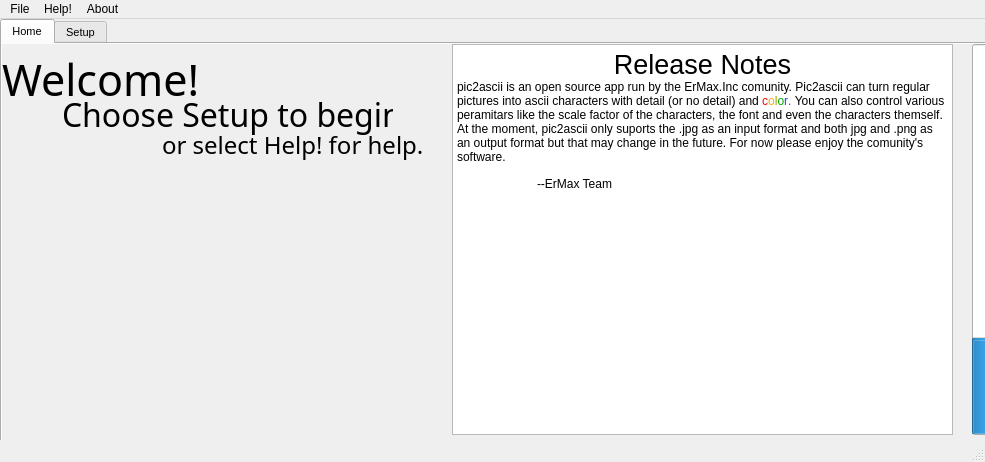
<?xml version="1.0" encoding="UTF-8"?>
<ui version="4.0">
 <class>MainWindow</class>
 <widget class="QMainWindow" name="MainWindow">
  <property name="windowModality">
   <enum>Qt::NonModal</enum>
  </property>
  <property name="enabled">
   <bool>true</bool>
  </property>
  <property name="geometry">
   <rect>
    <x>0</x>
    <y>0</y>
    <width>985</width>
    <height>462</height>
   </rect>
  </property>
  <property name="sizePolicy">
   <sizepolicy hsizetype="Preferred" vsizetype="Preferred">
    <horstretch>0</horstretch>
    <verstretch>0</verstretch>
   </sizepolicy>
  </property>
  <property name="minimumSize">
   <size>
    <width>985</width>
    <height>462</height>
   </size>
  </property>
  <property name="maximumSize">
   <size>
    <width>985</width>
    <height>462</height>
   </size>
  </property>
  <property name="cursor">
   <cursorShape>ArrowCursor</cursorShape>
  </property>
  <property name="mouseTracking">
   <bool>false</bool>
  </property>
  <property name="windowTitle">
   <string>ErMax.Inc-Pic2Ascii</string>
  </property>
  <property name="windowOpacity">
   <double>1.000000000000000</double>
  </property>
  <property name="iconSize">
   <size>
    <width>24</width>
    <height>24</height>
   </size>
  </property>
  <property name="toolButtonStyle">
   <enum>Qt::ToolButtonIconOnly</enum>
  </property>
  <property name="animated">
   <bool>false</bool>
  </property>
  <property name="tabShape">
   <enum>QTabWidget::Rounded</enum>
  </property>
  <property name="dockNestingEnabled">
   <bool>false</bool>
  </property>
  <property name="dockOptions">
   <set>QMainWindow::AllowTabbedDocks</set>
  </property>
  <widget class="QWidget" name="widgetMain">
   <widget class="QTabWidget" name="tabWidget">
    <property name="enabled">
     <bool>true</bool>
    </property>
    <property name="geometry">
     <rect>
      <x>0</x>
      <y>0</y>
      <width>987</width>
      <height>423</height>
     </rect>
    </property>
    <property name="font">
     <font>
      <family>Arial</family>
      <pointsize>8</pointsize>
      <weight>50</weight>
      <bold>false</bold>
      <stylestrategy>PreferAntialias</stylestrategy>
     </font>
    </property>
    <property name="focusPolicy">
     <enum>Qt::ClickFocus</enum>
    </property>
    <property name="statusTip">
     <string/>
    </property>
    <property name="tabPosition">
     <enum>QTabWidget::North</enum>
    </property>
    <property name="tabShape">
     <enum>QTabWidget::Rounded</enum>
    </property>
    <property name="currentIndex">
     <number>0</number>
    </property>
    <property name="iconSize">
     <size>
      <width>16</width>
      <height>16</height>
     </size>
    </property>
    <property name="elideMode">
     <enum>Qt::ElideNone</enum>
    </property>
    <property name="documentMode">
     <bool>false</bool>
    </property>
    <property name="tabsClosable">
     <bool>false</bool>
    </property>
    <property name="movable">
     <bool>true</bool>
    </property>
    <property name="tabBarAutoHide">
     <bool>false</bool>
    </property>
    <widget class="QWidget" name="tabHome">
     <property name="font">
      <font>
       <family>Arial</family>
       <pointsize>8</pointsize>
       <weight>50</weight>
       <bold>false</bold>
       <stylestrategy>PreferAntialias</stylestrategy>
      </font>
     </property>
     <property name="autoFillBackground">
      <bool>true</bool>
     </property>
     <attribute name="title">
      <string>Home</string>
     </attribute>
     <attribute name="toolTip">
      <string>This is the Home Tab</string>
     </attribute>
     <widget class="QLabel" name="label">
      <property name="geometry">
       <rect>
        <x>0</x>
        <y>0</y>
        <width>211</width>
        <height>71</height>
       </rect>
      </property>
      <property name="font">
       <font>
        <family>Yu Gothic UI Semilight</family>
        <pointsize>32</pointsize>
        <weight>50</weight>
        <bold>false</bold>
        <stylestrategy>PreferAntialias</stylestrategy>
       </font>
      </property>
      <property name="text">
       <string>Welcome!</string>
      </property>
     </widget>
     <widget class="QLabel" name="label_2">
      <property name="geometry">
       <rect>
        <x>60</x>
        <y>50</y>
        <width>331</width>
        <height>41</height>
       </rect>
      </property>
      <property name="font">
       <font>
        <family>Yu Gothic UI Light</family>
        <pointsize>24</pointsize>
        <weight>50</weight>
        <bold>false</bold>
        <stylestrategy>PreferAntialias</stylestrategy>
       </font>
      </property>
      <property name="text">
       <string>Choose Setup to begin,</string>
      </property>
      <property name="openExternalLinks">
       <bool>false</bool>
      </property>
     </widget>
     <widget class="QLabel" name="label_3">
      <property name="geometry">
       <rect>
        <x>160</x>
        <y>80</y>
        <width>261</width>
        <height>41</height>
       </rect>
      </property>
      <property name="font">
       <font>
        <family>Yu Gothic UI Light</family>
        <pointsize>18</pointsize>
        <weight>50</weight>
        <bold>false</bold>
        <stylestrategy>PreferAntialias</stylestrategy>
       </font>
      </property>
      <property name="text">
       <string>or select Help! for help.</string>
      </property>
     </widget>
     <widget class="QTextEdit" name="textEdit">
      <property name="enabled">
       <bool>true</bool>
      </property>
      <property name="geometry">
       <rect>
        <x>450</x>
        <y>0</y>
        <width>501</width>
        <height>391</height>
       </rect>
      </property>
      <property name="font">
       <font>
        <family>Yu Gothic UI</family>
        <pointsize>8</pointsize>
        <weight>50</weight>
        <bold>false</bold>
        <stylestrategy>PreferAntialias</stylestrategy>
       </font>
      </property>
      <property name="cursor" stdset="0">
       <cursorShape>ArrowCursor</cursorShape>
      </property>
      <property name="mouseTracking">
       <bool>false</bool>
      </property>
      <property name="toolTip">
       <string/>
      </property>
      <property name="toolTipDuration">
       <number>-1</number>
      </property>
      <property name="autoFillBackground">
       <bool>false</bool>
      </property>
      <property name="styleSheet">
       <string notr="true"/>
      </property>
      <property name="documentTitle">
       <string/>
      </property>
      <property name="undoRedoEnabled">
       <bool>false</bool>
      </property>
      <property name="readOnly">
       <bool>true</bool>
      </property>
      <property name="html">
       <string>&lt;!DOCTYPE HTML PUBLIC &quot;-//W3C//DTD HTML 4.0//EN&quot; &quot;http://www.w3.org/TR/REC-html40/strict.dtd&quot;&gt;
&lt;html&gt;&lt;head&gt;&lt;meta name=&quot;qrichtext&quot; content=&quot;1&quot; /&gt;&lt;style type=&quot;text/css&quot;&gt;
p, li { white-space: pre-wrap; }
&lt;/style&gt;&lt;/head&gt;&lt;body style=&quot; font-family:'Yu Gothic UI','Arial','Arial'; font-size:8pt; font-weight:400; font-style:normal;&quot;&gt;
&lt;p align=&quot;center&quot; style=&quot; margin-top:0px; margin-bottom:0px; margin-left:0px; margin-right:0px; -qt-block-indent:0; text-indent:0px;&quot;&gt;&lt;span style=&quot; font-family:'MS Shell Dlg 2'; font-size:20pt;&quot;&gt;Release Notes&lt;/span&gt;&lt;/p&gt;
&lt;p style=&quot; margin-top:0px; margin-bottom:0px; margin-left:0px; margin-right:0px; -qt-block-indent:0; text-indent:0px;&quot;&gt;&lt;span style=&quot; font-family:'MS Shell Dlg 2'; font-size:9pt;&quot;&gt;pic2ascii is an open source app run by the ErMax.Inc comunity. Pic2ascii can turn regular pictures into ascii characters with detail (or no detail) and &lt;/span&gt;&lt;span style=&quot; font-family:'MS Shell Dlg 2'; font-size:9pt; color:#ff0000;&quot;&gt;c&lt;/span&gt;&lt;span style=&quot; font-family:'MS Shell Dlg 2'; font-size:9pt; color:#ffaa00;&quot;&gt;o&lt;/span&gt;&lt;span style=&quot; font-family:'MS Shell Dlg 2'; font-size:9pt; color:#a2a200;&quot;&gt;l&lt;/span&gt;&lt;span style=&quot; font-family:'MS Shell Dlg 2'; font-size:9pt; color:#00aa00;&quot;&gt;o&lt;/span&gt;&lt;span style=&quot; font-family:'MS Shell Dlg 2'; font-size:9pt; color:#0055ff;&quot;&gt;r&lt;/span&gt;&lt;span style=&quot; font-family:'MS Shell Dlg 2'; font-size:9pt; color:#aa00ff;&quot;&gt;. &lt;/span&gt;&lt;span style=&quot; font-family:'MS Shell Dlg 2'; font-size:9pt; color:#000000;&quot;&gt;You can also control various peramitars like the scale factor of the characters, the font and even the characters themself. At the moment, pic2ascii only suports the .jpg as an input format and both jpg and .png as an output format but that may change in the future. For now please enjoy the comunity's software.&lt;/span&gt;&lt;/p&gt;
&lt;p style=&quot;-qt-paragraph-type:empty; margin-top:0px; margin-bottom:0px; margin-left:0px; margin-right:0px; -qt-block-indent:0; text-indent:0px; font-family:'Yu Gothic UI'; font-size:8.25pt;&quot;&gt;&lt;br /&gt;&lt;/p&gt;
&lt;p style=&quot; margin-top:0px; margin-bottom:0px; margin-left:0px; margin-right:0px; -qt-block-indent:0; text-indent:0px;&quot;&gt;&lt;span style=&quot; font-family:'MS Shell Dlg 2'; font-size:9pt; color:#000000;&quot;&gt;	--ErMax Team&lt;/span&gt;&lt;/p&gt;&lt;/body&gt;&lt;/html&gt;</string>
      </property>
      <property name="acceptRichText">
       <bool>true</bool>
      </property>
     </widget>
     <widget class="QProgressBar" name="progressBar_2">
      <property name="geometry">
       <rect>
        <x>970</x>
        <y>0</y>
        <width>16</width>
        <height>391</height>
       </rect>
      </property>
      <property name="value">
       <number>24</number>
      </property>
      <property name="textVisible">
       <bool>false</bool>
      </property>
      <property name="orientation">
       <enum>Qt::Vertical</enum>
      </property>
      <property name="invertedAppearance">
       <bool>false</bool>
      </property>
      <property name="textDirection">
       <enum>QProgressBar::TopToBottom</enum>
      </property>
     </widget>
    </widget>
    <widget class="QWidget" name="tabSetup">
     <property name="autoFillBackground">
      <bool>false</bool>
     </property>
     <attribute name="title">
      <string>Setup</string>
     </attribute>
     <attribute name="toolTip">
      <string>This is where you setup the source and ouput</string>
     </attribute>
     <widget class="QLabel" name="labelinDesk">
      <property name="geometry">
       <rect>
        <x>10</x>
        <y>10</y>
        <width>181</width>
        <height>20</height>
       </rect>
      </property>
      <property name="font">
       <font>
        <family>Arial</family>
        <pointsize>10</pointsize>
        <weight>50</weight>
        <bold>false</bold>
        <stylestrategy>PreferAntialias</stylestrategy>
       </font>
      </property>
      <property name="text">
       <string>Input Image/Image Sequence:</string>
      </property>
     </widget>
     <widget class="QLineEdit" name="lineEditInDir">
      <property name="enabled">
       <bool>true</bool>
      </property>
      <property name="geometry">
       <rect>
        <x>260</x>
        <y>10</y>
        <width>481</width>
        <height>20</height>
       </rect>
      </property>
      <property name="font">
       <font>
        <family>Arial</family>
        <pointsize>8</pointsize>
        <weight>50</weight>
        <bold>false</bold>
        <stylestrategy>PreferAntialias</stylestrategy>
        <kerning>true</kerning>
       </font>
      </property>
      <property name="cursor">
       <cursorShape>IBeamCursor</cursorShape>
      </property>
      <property name="mouseTracking">
       <bool>false</bool>
      </property>
      <property name="text">
       <string>t</string>
      </property>
      <property name="frame">
       <bool>true</bool>
      </property>
      <property name="readOnly">
       <bool>true</bool>
      </property>
      <property name="clearButtonEnabled">
       <bool>false</bool>
      </property>
     </widget>
     <widget class="QPushButton" name="pushButtonImageIn">
      <property name="geometry">
       <rect>
        <x>750</x>
        <y>10</y>
        <width>211</width>
        <height>23</height>
       </rect>
      </property>
      <property name="text">
       <string>Browse (Image/Image Sequance)</string>
      </property>
     </widget>
     <widget class="QLabel" name="labelOutDesk">
      <property name="geometry">
       <rect>
        <x>10</x>
        <y>45</y>
        <width>231</width>
        <height>20</height>
       </rect>
      </property>
      <property name="font">
       <font>
        <family>Arial</family>
        <pointsize>10</pointsize>
        <weight>50</weight>
        <bold>false</bold>
        <stylestrategy>PreferAntialias</stylestrategy>
       </font>
      </property>
      <property name="text">
       <string>Output Folder Image/Image Sequence:</string>
      </property>
     </widget>
     <widget class="QLineEdit" name="lineEditOutDir">
      <property name="geometry">
       <rect>
        <x>260</x>
        <y>45</y>
        <width>481</width>
        <height>20</height>
       </rect>
      </property>
      <property name="font">
       <font>
        <family>Arial</family>
        <pointsize>8</pointsize>
        <weight>50</weight>
        <bold>false</bold>
        <stylestrategy>PreferAntialias</stylestrategy>
       </font>
      </property>
      <property name="text">
       <string>t</string>
      </property>
      <property name="readOnly">
       <bool>true</bool>
      </property>
     </widget>
     <widget class="QPushButton" name="pushButtonFolderOut">
      <property name="geometry">
       <rect>
        <x>750</x>
        <y>45</y>
        <width>211</width>
        <height>23</height>
       </rect>
      </property>
      <property name="font">
       <font>
        <family>Arial</family>
        <pointsize>8</pointsize>
        <weight>50</weight>
        <bold>false</bold>
        <stylestrategy>PreferAntialias</stylestrategy>
       </font>
      </property>
      <property name="text">
       <string>Browse (Folder)</string>
      </property>
     </widget>
     <widget class="QLabel" name="labelFormatOut">
      <property name="geometry">
       <rect>
        <x>10</x>
        <y>80</y>
        <width>211</width>
        <height>20</height>
       </rect>
      </property>
      <property name="font">
       <font>
        <family>Arial</family>
        <pointsize>10</pointsize>
        <weight>50</weight>
        <bold>false</bold>
        <stylestrategy>PreferAntialias</stylestrategy>
       </font>
      </property>
      <property name="text">
       <string>Output Image Formats (Supported):</string>
      </property>
     </widget>
     <widget class="QComboBox" name="comboBoxFormatOut">
      <property name="geometry">
       <rect>
        <x>230</x>
        <y>80</y>
        <width>111</width>
        <height>22</height>
       </rect>
      </property>
      <item>
       <property name="text">
        <string>PNG (Default)</string>
       </property>
      </item>
      <item>
       <property name="text">
        <string>JPG</string>
       </property>
      </item>
     </widget>
     <widget class="QProgressBar" name="progressBar">
      <property name="geometry">
       <rect>
        <x>10</x>
        <y>360</y>
        <width>961</width>
        <height>21</height>
       </rect>
      </property>
      <property name="styleSheet">
       <string notr="true"/>
      </property>
      <property name="value">
       <number>24</number>
      </property>
      <property name="textVisible">
       <bool>true</bool>
      </property>
      <property name="orientation">
       <enum>Qt::Horizontal</enum>
      </property>
      <property name="textDirection">
       <enum>QProgressBar::TopToBottom</enum>
      </property>
      <property name="format">
       <string>%p% ((var) Pictures)</string>
      </property>
     </widget>
     <widget class="QPushButton" name="stop">
      <property name="geometry">
       <rect>
        <x>10</x>
        <y>310</y>
        <width>111</width>
        <height>31</height>
       </rect>
      </property>
      <property name="text">
       <string>Stop</string>
      </property>
     </widget>
     <widget class="QPushButton" name="start">
      <property name="geometry">
       <rect>
        <x>140</x>
        <y>310</y>
        <width>111</width>
        <height>31</height>
       </rect>
      </property>
      <property name="text">
       <string>Start</string>
      </property>
     </widget>
     <widget class="QComboBox" name="whatToDo">
      <property name="geometry">
       <rect>
        <x>10</x>
        <y>281</y>
        <width>241</width>
        <height>21</height>
       </rect>
      </property>
      <item>
       <property name="text">
        <string>Do nothing when finished (default)</string>
       </property>
      </item>
      <item>
       <property name="text">
        <string>Close window when finished</string>
       </property>
      </item>
      <item>
       <property name="text">
        <string>Shutdown the PC (Windows only) because you are insane</string>
       </property>
      </item>
     </widget>
     <widget class="QDial" name="spinDialScaleFactor">
      <property name="geometry">
       <rect>
        <x>665</x>
        <y>205</y>
        <width>156</width>
        <height>106</height>
       </rect>
      </property>
      <property name="font">
       <font>
        <family>Arial</family>
        <pointsize>8</pointsize>
        <weight>50</weight>
        <bold>false</bold>
        <strikeout>false</strikeout>
        <stylestrategy>PreferAntialias</stylestrategy>
       </font>
      </property>
      <property name="cursor">
       <cursorShape>CrossCursor</cursorShape>
      </property>
      <property name="styleSheet">
       <string notr="true"/>
      </property>
      <property name="maximum">
       <number>100</number>
      </property>
      <property name="pageStep">
       <number>10</number>
      </property>
      <property name="orientation">
       <enum>Qt::Horizontal</enum>
      </property>
      <property name="invertedAppearance">
       <bool>false</bool>
      </property>
      <property name="notchTarget">
       <double>6.000000000000000</double>
      </property>
      <property name="notchesVisible">
       <bool>true</bool>
      </property>
     </widget>
     <widget class="QLineEdit" name="lineEditSF">
      <property name="geometry">
       <rect>
        <x>840</x>
        <y>250</y>
        <width>51</width>
        <height>26</height>
       </rect>
      </property>
      <property name="font">
       <font>
        <family>Tahoma</family>
        <pointsize>9</pointsize>
        <weight>50</weight>
        <bold>false</bold>
        <stylestrategy>PreferAntialias</stylestrategy>
       </font>
      </property>
      <property name="text">
       <string>DisValDef (.05)</string>
      </property>
      <property name="readOnly">
       <bool>false</bool>
      </property>
     </widget>
     <widget class="QLabel" name="labelSF">
      <property name="geometry">
       <rect>
        <x>685</x>
        <y>310</y>
        <width>231</width>
        <height>41</height>
       </rect>
      </property>
      <property name="font">
       <font>
        <family>Yu Gothic UI Semilight</family>
        <pointsize>13</pointsize>
        <weight>50</weight>
        <bold>false</bold>
        <strikeout>false</strikeout>
        <stylestrategy>PreferAntialias</stylestrategy>
       </font>
      </property>
      <property name="text">
       <string>ASCII Character Scale Factor</string>
      </property>
      <property name="alignment">
       <set>Qt::AlignCenter</set>
      </property>
     </widget>
     <widget class="Line" name="line">
      <property name="geometry">
       <rect>
        <x>5</x>
        <y>100</y>
        <width>971</width>
        <height>20</height>
       </rect>
      </property>
      <property name="orientation">
       <enum>Qt::Horizontal</enum>
      </property>
     </widget>
     <widget class="QLineEdit" name="lineEditFont">
      <property name="geometry">
       <rect>
        <x>670</x>
        <y>160</y>
        <width>186</width>
        <height>20</height>
       </rect>
      </property>
      <property name="text">
       <string/>
      </property>
      <property name="readOnly">
       <bool>true</bool>
      </property>
     </widget>
     <widget class="QPushButton" name="pushButtonFontIn">
      <property name="geometry">
       <rect>
        <x>860</x>
        <y>160</y>
        <width>116</width>
        <height>23</height>
       </rect>
      </property>
      <property name="text">
       <string>Browse Font File (tiff)</string>
      </property>
     </widget>
     <widget class="QLabel" name="Fontlabel">
      <property name="geometry">
       <rect>
        <x>605</x>
        <y>160</y>
        <width>61</width>
        <height>21</height>
       </rect>
      </property>
      <property name="font">
       <font>
        <family>Lucida Handwriting</family>
        <pointsize>14</pointsize>
        <weight>50</weight>
        <italic>false</italic>
        <bold>false</bold>
        <stylestrategy>PreferAntialias</stylestrategy>
       </font>
      </property>
      <property name="text">
       <string>Font:</string>
      </property>
      <property name="alignment">
       <set>Qt::AlignCenter</set>
      </property>
     </widget>
     <widget class="QLineEdit" name="lineEditFrameImage">
      <property name="geometry">
       <rect>
        <x>270</x>
        <y>115</y>
        <width>331</width>
        <height>236</height>
       </rect>
      </property>
      <property name="styleSheet">
       <string notr="true"/>
      </property>
      <property name="frame">
       <bool>true</bool>
      </property>
      <property name="echoMode">
       <enum>QLineEdit::Normal</enum>
      </property>
      <property name="readOnly">
       <bool>true</bool>
      </property>
     </widget>
     <widget class="QLabel" name="labelimage">
      <property name="geometry">
       <rect>
        <x>385</x>
        <y>115</y>
        <width>96</width>
        <height>26</height>
       </rect>
      </property>
      <property name="font">
       <font>
        <family>Arial</family>
        <pointsize>10</pointsize>
        <weight>50</weight>
        <bold>false</bold>
        <stylestrategy>PreferAntialias</stylestrategy>
       </font>
      </property>
      <property name="styleSheet">
       <string notr="true"/>
      </property>
      <property name="text">
       <string>Final Image:</string>
      </property>
      <property name="alignment">
       <set>Qt::AlignCenter</set>
      </property>
     </widget>
     <widget class="QLabel" name="ImageDisplay">
      <property name="geometry">
       <rect>
        <x>275</x>
        <y>145</y>
        <width>321</width>
        <height>201</height>
       </rect>
      </property>
      <property name="text">
       <string/>
      </property>
      <property name="pixmap">
       <pixmap>ErMax Plain.png</pixmap>
      </property>
      <property name="scaledContents">
       <bool>true</bool>
      </property>
     </widget>
     <widget class="QLabel" name="labelAdvanced">
      <property name="geometry">
       <rect>
        <x>665</x>
        <y>115</y>
        <width>261</width>
        <height>41</height>
       </rect>
      </property>
      <property name="font">
       <font>
        <family>Yu Gothic UI Light</family>
        <pointsize>21</pointsize>
        <weight>50</weight>
        <bold>false</bold>
        <stylestrategy>PreferAntialias</stylestrategy>
       </font>
      </property>
      <property name="text">
       <string>Advanced Features:</string>
      </property>
      <property name="alignment">
       <set>Qt::AlignCenter</set>
      </property>
     </widget>
     <widget class="QComboBox" name="comboBoxCompute">
      <property name="geometry">
       <rect>
        <x>15</x>
        <y>130</y>
        <width>166</width>
        <height>21</height>
       </rect>
      </property>
      <property name="currentText">
       <string>Compute Device: CPU</string>
      </property>
      <item>
       <property name="text">
        <string>Compute Device: CPU</string>
       </property>
      </item>
      <item>
       <property name="text">
        <string>Compute Device: GPU (Nvidia)</string>
       </property>
      </item>
      <item>
       <property name="text">
        <string>Compute Device: GPU (AMD)</string>
       </property>
      </item>
     </widget>
     <widget class="QLineEdit" name="lineEdit">
      <property name="geometry">
       <rect>
        <x>665</x>
        <y>195</y>
        <width>266</width>
        <height>156</height>
       </rect>
      </property>
      <property name="font">
       <font>
        <family>Arial</family>
        <pointsize>9</pointsize>
        <weight>50</weight>
        <bold>false</bold>
        <stylestrategy>PreferAntialias</stylestrategy>
       </font>
      </property>
      <property name="frame">
       <bool>true</bool>
      </property>
      <property name="readOnly">
       <bool>true</bool>
      </property>
     </widget>
     <widget class="QComboBox" name="comboBoxIdemPerRun">
      <property name="geometry">
       <rect>
        <x>195</x>
        <y>130</y>
        <width>56</width>
        <height>21</height>
       </rect>
      </property>
      <item>
       <property name="text">
        <string>1</string>
       </property>
      </item>
      <item>
       <property name="text">
        <string>2</string>
       </property>
      </item>
      <item>
       <property name="text">
        <string>4</string>
       </property>
      </item>
      <item>
       <property name="text">
        <string>8</string>
       </property>
      </item>
      <item>
       <property name="text">
        <string>16</string>
       </property>
      </item>
     </widget>
     <zorder>lineEdit</zorder>
     <zorder>labelinDesk</zorder>
     <zorder>lineEditInDir</zorder>
     <zorder>pushButtonImageIn</zorder>
     <zorder>labelOutDesk</zorder>
     <zorder>lineEditOutDir</zorder>
     <zorder>pushButtonFolderOut</zorder>
     <zorder>labelFormatOut</zorder>
     <zorder>comboBoxFormatOut</zorder>
     <zorder>progressBar</zorder>
     <zorder>stop</zorder>
     <zorder>start</zorder>
     <zorder>whatToDo</zorder>
     <zorder>spinDialScaleFactor</zorder>
     <zorder>lineEditSF</zorder>
     <zorder>labelSF</zorder>
     <zorder>line</zorder>
     <zorder>lineEditFont</zorder>
     <zorder>pushButtonFontIn</zorder>
     <zorder>Fontlabel</zorder>
     <zorder>lineEditFrameImage</zorder>
     <zorder>labelimage</zorder>
     <zorder>ImageDisplay</zorder>
     <zorder>labelAdvanced</zorder>
     <zorder>comboBoxCompute</zorder>
     <zorder>comboBoxIdemPerRun</zorder>
    </widget>
   </widget>
  </widget>
  <widget class="QMenuBar" name="menubar">
   <property name="geometry">
    <rect>
     <x>0</x>
     <y>0</y>
     <width>985</width>
     <height>21</height>
    </rect>
   </property>
   <widget class="QMenu" name="menuFile">
    <property name="title">
     <string>File</string>
    </property>
    <addaction name="actionExit"/>
   </widget>
   <widget class="QMenu" name="menuHelp">
    <property name="title">
     <string>Help!</string>
    </property>
    <addaction name="actionContact"/>
    <addaction name="actionReport_an_Erorr"/>
    <addaction name="actionRequest_a_Feature"/>
   </widget>
   <widget class="QMenu" name="menuAbout">
    <property name="title">
     <string>About</string>
    </property>
    <addaction name="actionAbout_Pic2Ascii"/>
   </widget>
   <addaction name="menuFile"/>
   <addaction name="menuHelp"/>
   <addaction name="menuAbout"/>
  </widget>
  <widget class="QStatusBar" name="statusbar"/>
  <action name="actionExit">
   <property name="text">
    <string>Exit</string>
   </property>
   <property name="statusTip">
    <string>This exits the program</string>
   </property>
  </action>
  <action name="actionAbout_Pic2Ascii">
   <property name="text">
    <string>About Pic2Ascii</string>
   </property>
  </action>
  <action name="actionContact">
   <property name="text">
    <string>Contact</string>
   </property>
  </action>
  <action name="actionReport_an_Erorr">
   <property name="text">
    <string>Report an Erorr!</string>
   </property>
  </action>
  <action name="actionRequest_a_Feature">
   <property name="text">
    <string>Request a Feature</string>
   </property>
  </action>
 </widget>
 <resources/>
 <connections/>
</ui>
